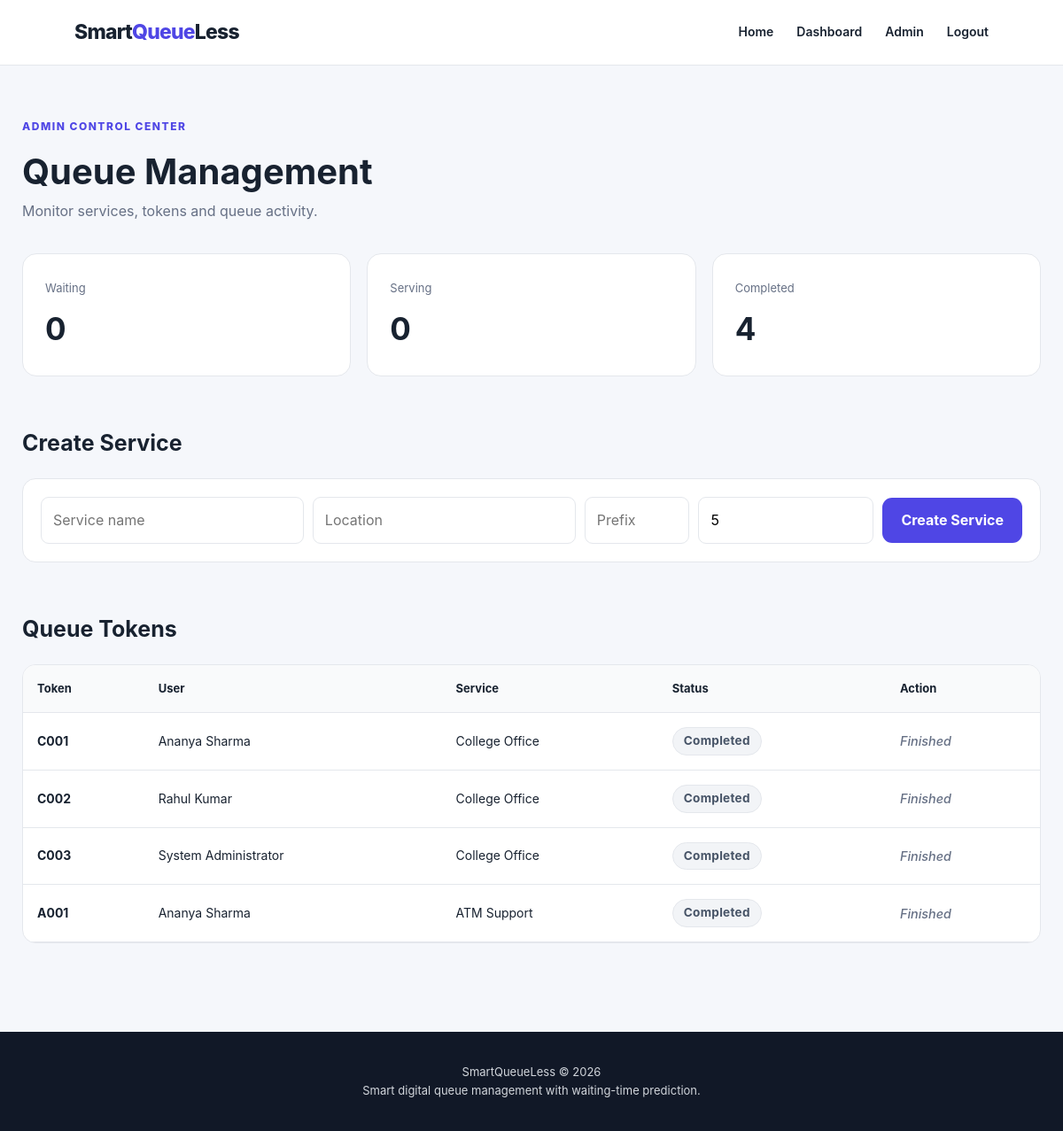
The page /admin (signed in) on the database its author committed.
### app.py (models this page shows)
class Token(db.Model):
    id = db.Column(db.Integer, primary_key=True)
    token_number = db.Column(db.Integer, nullable=False)
    token_code = db.Column(db.String(30), nullable=False)
    user_id = db.Column(db.Integer, db.ForeignKey("user.id"), nullable=False)
    service_id = db.Column(db.Integer, db.ForeignKey("service.id"), nullable=False)
    status = db.Column(
        db.String(20),
        default="waiting",
        nullable=False
    )
    created_at = db.Column(
        db.DateTime,
        default=datetime.utcnow
    )
    called_at = db.Column(db.DateTime, nullable=True)
    completed_at = db.Column(db.DateTime, nullable=True)

class User(UserMixin, db.Model):
    id = db.Column(db.Integer, primary_key=True)
    name = db.Column(db.String(100), nullable=False)
    email = db.Column(db.String(150), unique=True, nullable=False)
    password = db.Column(db.String(255), nullable=False)
    role = db.Column(db.String(20), default="user", nullable=False)
    created_at = db.Column(db.DateTime, default=datetime.utcnow)
    tokens = db.relationship(
        "Token",
        backref="user",
        lazy=True,
        cascade="all, delete-orphan"
    )

class Service(db.Model):
    id = db.Column(db.Integer, primary_key=True)
    name = db.Column(db.String(100), nullable=False)
    location = db.Column(db.String(150), nullable=False)
    prefix = db.Column(db.String(10), nullable=False)
    average_service_time = db.Column(db.Float, default=5.0)
    active = db.Column(db.Boolean, default=True)
    tokens = db.relationship(
        "Token",
        backref="service",
        lazy=True,
        cascade="all, delete-orphan"
    )

### app.py (the view)
@app.route("/admin")
@admin_required
def admin_dashboard():
    services = Service.query.all()
    tokens = Token.query.order_by(
        Token.created_at.asc()
    ).limit(100).all()
    next_token_ids = []
    for service in services:
        first_waiting = Token.query.filter_by(
            service_id=service.id,
            status="waiting"
        ).order_by(Token.created_at.asc()).first()
        if first_waiting:
            next_token_ids.append(first_waiting.id)
    waiting_count = Token.query.filter_by(
        status="waiting"
    ).count()
    serving_count = Token.query.filter_by(
        status="serving"
    ).count()
    completed_count = Token.query.filter_by(
        status="completed"
    ).count()
    return render_template(
        "admin.html",
        services=services,
        tokens=tokens,
        next_token_ids=next_token_ids,
        waiting_count=waiting_count,
        serving_count=serving_count,
        completed_count=completed_count
    )

### app.py (called while the page is built)
@login_manager.user_loader
def load_user(user_id):
    return db.session.get(User, int(user_id))

def admin_required(function):
    @wraps(function)
    @login_required
    def wrapper(*args, **kwargs):
        if current_user.role != "admin":
            flash("Admin access required.", "error")
            return redirect(url_for("dashboard"))
        return function(*args, **kwargs)
    return wrapper

### templates/admin.html (shortened to what this page needs)
{% extends "base.html" %}
{% block content %}
<section class="dashboard">
    <div class="dashboard-header">
        <div>
            <span class="section-label">
                ADMIN CONTROL CENTER
            </span>
            <h1>
                Queue Management
            </h1>
            <p>
                Monitor services, tokens and queue activity.
            </p>
        </div>
    </div>
    <div class="admin-stats">
        <div class="admin-stat">
            <span>Waiting</span>
            <strong>{{ waiting_count }}</strong>
        </div>
        <div class="admin-stat">
            <span>Serving</span>
            <strong>{{ serving_count }}</strong>
        </div>
        <div class="admin-stat">
            <span>Completed</span>
            <strong>{{ completed_count }}</strong>
        </div>
    </div>
    <div class="dashboard-section">
        <h2>
            Create Service
        </h2>
        <form
            method="POST"
            action="{{ url_for('create_service') }}"
            class="service-form"
        >
            <input
                type="text"
                name="name"
                placeholder="Service name"
                required
            >
            <input
                type="text"
                name="location"
                placeholder="Location"
                required
            >
            <input
                type="text"
                name="prefix"
                placeholder="Prefix"
                maxlength="5"
                required
            >
            <input
                type="number"
                name="average_service_time"
                placeholder="Average minutes"
                min="1"
                value="5"
                required
            >
            <button
                type="submit"
                class="primary-button"
            >
                Create Service
            </button>
        </form>
    </div>
    <div class="dashboard-section">
        <h2>
            Queue Tokens
        </h2>
        <div class="table-wrapper">
            <table>
                <thead>
                    <tr>
                        <th>Token</th>
                        <th>User</th>
                        <th>Service</th>
                        <th>Status</th>
                        <th>Action</th>
                    </tr>
                </thead>
                <tbody>
                    {% for token in tokens %}
                    <tr>
                        <td>
                            <strong>
                                {{ token.token_code }}
                            </strong>
                        </td>
                        <td>
                            {{ token.user.name }}
                        </td>
                        <td>
                            {{ token.service.name }}
                        </td>
                        <td>
                            <span class="status {{ token.status }}">
                                {{ token.status|capitalize }}
                            </span>
                        </td>
                        <td>
                            {% if token.status == "waiting" %}
                                {% if token.id in next_token_ids %}
                                <form
                                    method="POST"
                                    action="{{ url_for('serve_token', token_id=token.id) }}"
                                    class="inline-form"
                                >
                                    <button class="small-button">
                                        Serve
                                    </button>
                                </form>
                                {% else %}
                                <button class="small-button disabled-button" disabled title="Serve earlier tokens first">
                                    In Line
                                </button>
                                {% endif %}
                            {% else %}
                            <span class="completed-text">
                                Finished
                            </span>
                            {% endif %}
                        </td>
                    </tr>
                    {% else %}
                    <tr>
                        <td colspan="5">
                            No tokens have been generated yet.
                        </td>
                    </tr>
                    {% endfor %}
                </tbody>
            </table>
        </div>
    </div>
</section>
{% endblock %}

### static/css/style.css (style rules this page uses)
* { margin: 0; padding: 0; box-sizing: border-box; }
:root { --background: #f5f7fb; --surface: #ffffff; --text: #182230; --muted: #667085; --border: #e4e7ec; --primary: #4f46e5; --primary-dark: #3730a3; --success: #087443; --danger: #b42318; --shadow: 0 15px 45px rgba(16, 24, 40, 0.08); }
body { font-family: Inter, Arial, Helvetica, sans-serif; background: var(--background); color: var(--text); line-height: 1.6; }
button, input { font: inherit; }
button { cursor: pointer; }
.badge, .section-label { color: var(--primary); font-size: 12px; font-weight: 800; letter-spacing: 1.5px; }
.primary-button, .secondary-button { border-radius: 11px; padding: 13px 21px; font-weight: 700; display: inline-block; border: none; transition: background 0.2s ease, transform 0.1s ease; }
.primary-button { background: var(--primary); color: white; }
.auth-form input, .service-form input { width: 100%; padding: 13px; border: 1px solid var(--border); border-radius: 9px; outline: none; transition: border-color 0.2s ease, box-shadow 0.2s ease; }
.dashboard { max-width: 1200px; margin: auto; padding: 55px 25px 100px; }
.dashboard-header h1 { font-size: 40px; margin-top: 7px; }
.dashboard-header p { color: var(--muted); }
.dashboard-section { margin-top: 55px; }
.dashboard-section h2 { font-size: 25px; margin-bottom: 20px; }
.admin-stats { margin-top: 35px; display: grid; grid-template-columns: repeat(3, 1fr); gap: 18px; }
.admin-stat { background: white; border: 1px solid var(--border); border-radius: 16px; padding: 25px; }
.admin-stat span { color: var(--muted); font-size: 13px; }
.admin-stat strong { display: block; margin-top: 5px; font-size: 35px; }
.service-form { background: white; padding: 20px; border-radius: 15px; border: 1px solid var(--border); display: grid; grid-template-columns: 1.5fr 1.5fr 0.6fr 1fr auto; gap: 10px; align-items: center; }
.table-wrapper { overflow-x: auto; background: white; border: 1px solid var(--border); border-radius: 15px; }
table { width: 100%; border-collapse: collapse; min-width: 700px; }
th, td { padding: 16px; text-align: left; border-bottom: 1px solid var(--border); }
th { background: #f9fafb; font-size: 13px; }
td { font-size: 14px; }
.status { display: inline-flex; align-items: center; justify-content: center; padding: 4px 12px; border-radius: 9999px; font-size: 0.85rem; font-weight: 700; text-transform: capitalize; letter-spacing: 0.02em; }
.status.completed { background-color: #f2f4f7; color: #475467; border: 1px solid #e4e7ec; }
.completed-text { color: var(--muted); font-size: 0.9rem; font-weight: 500; font-style: italic; }

### rows shown on the page
Token: token_code "C001", user.name "Ananya Sharma", service.name "College Office", status "Completed", shows "Finished"
Token: token_code "C002", user.name "Rahul Kumar", service.name "College Office", status "Completed", shows "Finished"
Token: token_code "C003", user.name "System Administrator", service.name "College Office", status "Completed", shows "Finished"
Token: token_code "A001", user.name "Ananya Sharma", service.name "ATM Support", status "Completed", shows "Finished"

### other values the page prints
{{ waiting_count }} "0"
{{ serving_count }} "0"
{{ completed_count }} "4"
